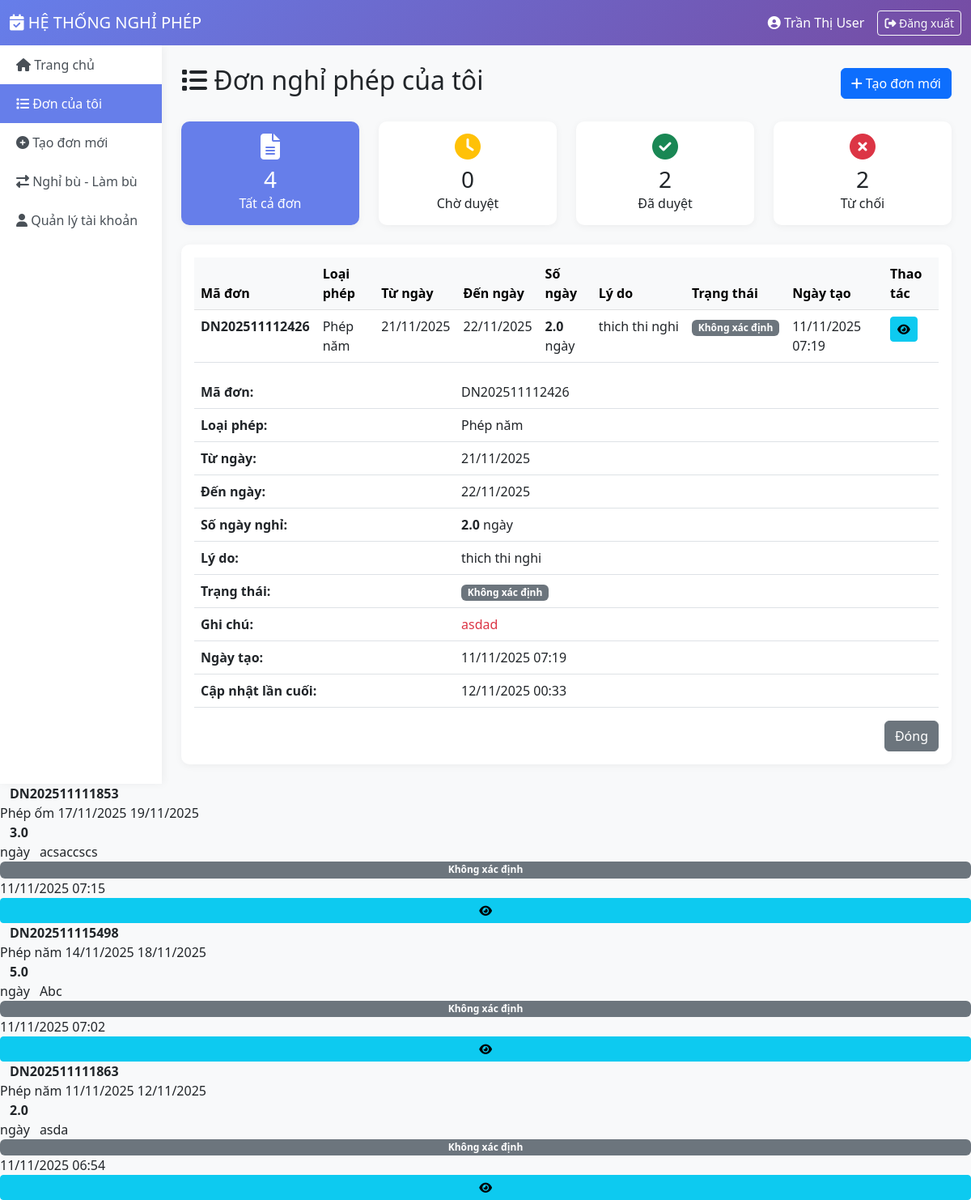
/views/user/my_leaves.php (signed in), run on the app's committed database.
### tables this page shows
CREATE TABLE `donnghiphep` (
  `MaDon` varchar(20) NOT NULL,
  `MaNguoiDung` varchar(50) NOT NULL,
  `NguoiTao` varchar(50) DEFAULT NULL,
  `LoaiPhep` varchar(50) NOT NULL,
  `LoaiDon` enum('Phep_thuong','Nghi_bu') DEFAULT 'Phep_thuong',
  `MaNghiBu` int(11) DEFAULT NULL,
  `NgayBatDauNghi` date NOT NULL,
  `NghiNuaNgayBatDau` enum('Khong','Sang','Chieu') DEFAULT 'Khong',
  `NgayKetThucNghi` date NOT NULL,
  `NghiNuaNgayKetThuc` enum('Khong','Sang','Chieu') DEFAULT 'Khong',
  `SoNgayNghi` decimal(5,1) NOT NULL,
  `LyDo` varchar(100) NOT NULL,
  `TrangThai` enum('WAITING','ACCEPT','DENY') DEFAULT 'WAITING',
  `GhiChuAdmin` varchar(100) DEFAULT NULL,
  `NgayTao` timestamp NOT NULL DEFAULT current_timestamp(),
  `NgayCapNhat` timestamp NOT NULL DEFAULT current_timestamp() ON UPDATE current_timestamp()
);

### views/user/my_leaves.php (the view, shortened to what the rows shown need)
<?php
require_once __DIR__ . '/../../includes/functions.php';
$pdo = getDBConnection();
$currentUser = getCurrentUser();
$page = isset($_GET['page']) ? (int)$_GET['page'] : 1;
$itemsPerPage = 10;
$whereClause = "WHERE MaNguoiDung = ?";
$params = [$currentUser['id']];
$stmt = $pdo->prepare("SELECT COUNT(*) FROM DonNghiPhep $whereClause");
$stmt->execute($params);
$totalItems = $stmt->fetchColumn();
$pagination = paginate($totalItems, $itemsPerPage, $page);
$stmt = $pdo->prepare("
    SELECT * FROM DonNghiPhep
    $whereClause
    ORDER BY NgayTao DESC
    LIMIT {$pagination['items_per_page']} OFFSET {$pagination['offset']}
");
$stmt->execute($params);
$leaves = $stmt->fetchAll();
?>
<!DOCTYPE html>
<html lang="vi">
<head>
    <link href="https://cdn.jsdelivr.net/npm/bootstrap@5.3.0/dist/css/bootstrap.min.css" rel="stylesheet">
    <link rel="stylesheet" href="https://cdnjs.cloudflare.com/ajax/libs/font-awesome/6.4.0/css/all.min.css">
</head>
<body>
    <div class="container-fluid">
        <div class="row">
            <div class="col-md-2 sidebar p-0">
            </div>
            <div class="col-md-10 p-4">
                <div class="d-flex justify-content-between align-items-center mb-4">
                    <h2><i class="fas fa-list"></i> Đơn nghỉ phép của tôi</h2>
                </div>
                <div class="card">
                    <div class="card-body">
                        <?php if (empty($leaves)): ?>
                            <div class="text-center py-5 text-muted">
                                <i class="fas fa-inbox fa-4x mb-3"></i>
                                <h5>Chưa có đơn nghỉ phép nào</h5>
                                <p>Nhấn nút "Tạo đơn mới" để tạo đơn nghỉ phép</p>
                            </div>
                        <?php else: ?>
                            <div class="table-responsive">
                                <table class="table table-hover">
                                    <thead class="table-light">
                                        <tr>
                                            <th>Mã đơn</th>
                                            <th>Loại phép</th>
                                            <th>Từ ngày</th>
                                            <th>Đến ngày</th>
                                            <th>Số ngày</th>
                                            <th>Lý do</th>
                                            <th>Trạng thái</th>
                                            <th>Ngày tạo</th>
                                            <th>Thao tác</th>
                                        </tr>
                                    </thead>
                                    <tbody>
                                        <?php foreach ($leaves as $leave): ?>
                                        <tr>
                                            <td>
                                                <strong><?= htmlspecialchars($leave['MaDon']) ?></strong>
                                            </td>
                                            <td><?= htmlspecialchars($leave['LoaiPhep']) ?></td>
                                            <td><?= formatDate($leave['NgayBatDauNghi']) ?></td>
                                            <td><?= formatDate($leave['NgayKetThucNghi']) ?></td>
                                            <td><strong><?= $leave['SoNgayNghi'] ?></strong> ngày</td>
                                            <td>
                                                <span class="text-truncate d-inline-block" style="max-width: 150px;"
                                                      title="<?= htmlspecialchars($leave['LyDo']) ?>">
                                                    <?= htmlspecialchars($leave['LyDo']) ?>
                                                </span>
                                            </td>
                                            <td><?= getStatusBadge($leave['TrangThai']) ?></td>
                                            <td><?= formatDateTime($leave['NgayTao']) ?></td>
                                            <td>
                                                <button type="button" class="btn btn-sm btn-info"
                                                        data-bs-toggle="modal"
                                                        data-bs-target="#viewModal<?= $leave['MaDon'] ?>">
                                                    <i class="fas fa-eye"></i>
                                                </button>
                                            </td>
                                        </tr>
                                        <div class="modal fade" id="viewModal<?= $leave['MaDon'] ?>" tabindex="-1">
                                            <div class="modal-dialog">
                                                <div class="modal-content">
                                                    <div class="modal-body">
                                                        <table class="table">
                                                            <tr>
                                                                <th width="35%">Mã đơn:</th>
                                                                <td><?= htmlspecialchars($leave['MaDon']) ?></td>
                                                            </tr>
                                                            <tr>
                                                                <th>Loại phép:</th>
                                                                <td><?= htmlspecialchars($leave['LoaiPhep']) ?></td>
                                                            </tr>
                                                            <tr>
                                                                <th>Từ ngày:</th>
                                                                <td><?= formatDate($leave['NgayBatDauNghi']) ?></td>
                                                            </tr>
                                                            <tr>
                                                                <th>Đến ngày:</th>
                                                                <td><?= formatDate($leave['NgayKetThucNghi']) ?></td>
                                                            </tr>
                                                            <tr>
                                                                <th>Số ngày nghỉ:</th>
                                                                <td><strong><?= $leave['SoNgayNghi'] ?></strong> ngày</td>
                                                            </tr>
                                                            <tr>
                                                                <th>Lý do:</th>
                                                                <td><?= nl2br(htmlspecialchars($leave['LyDo'])) ?></td>
                                                            </tr>
                                                            <tr>
                                                                <th>Trạng thái:</th>
                                                                <td><?= getStatusBadge($leave['TrangThai']) ?></td>
                                                            </tr>
                                                            <?php if (!empty($leave['GhiChuAdmin'])): ?>
                                                            <tr>
                                                                <th>Ghi chú:</th>
                                                                <td class="text-danger">
                                                                    <?= nl2br(htmlspecialchars($leave['GhiChuAdmin'])) ?>
                                                                </td>
                                                            </tr>
                                                            <?php endif; ?>
                                                            <tr>
                                                                <th>Ngày tạo:</th>
                                                                <td><?= formatDateTime($leave['NgayTao']) ?></td>
                                                            </tr>
                                                            <tr>
                                                                <th>Cập nhật lần cuối:</th>
                                                                <td><?= formatDateTime($leave['NgayCapNhat']) ?></td>
                                                            </tr>
                                                        </table>
                                                    </div>
                                                    <div class="modal-footer">
                                                        <button type="button" class="btn btn-secondary" data-bs-dismiss="modal">
                                                            Đóng
                                                        </button>
                                                    </div>
                                                </div>
                                            </div>
                                        </div>
                                        <?php endforeach; ?>
                                    </tbody>
                                </table>
                            </div>
                        <?php endif; ?>
                    </div>
                </div>
            </div>
        </div>
    </div>
</body>
</html>

### includes/functions.php (shortened to what the rows shown need)
<?php
function formatDate($date, $format = 'd/m/Y') {
    $timestamp = strtotime($date);
    return date($format, $timestamp);
}
function formatDateTime($datetime, $format = 'd/m/Y H:i') {
    $timestamp = strtotime($datetime);
    return date($format, $timestamp);
}
function getStatusBadge($status) {
    $badges = [
        'WAITING' => '<span class="badge bg-warning">Chờ duyệt</span>',
        'ACCEPT' => '<span class="badge bg-success">Đã duyệt</span>',
        'DENY' => '<span class="badge bg-danger">Từ chối</span>'
    ];
    return $badges[$status] ?? '<span class="badge bg-secondary">Không xác định</span>';
}
function paginate($totalItems, $itemsPerPage = 10, $currentPage = 1) {
    $totalPages = ceil($totalItems / $itemsPerPage);
    $currentPage = max(1, min($currentPage, $totalPages));
    $offset = ($currentPage - 1) * $itemsPerPage;
    return [
        'total_items' => $totalItems,
        'items_per_page' => $itemsPerPage,
        'total_pages' => $totalPages,
        'current_page' => $currentPage,
        'offset' => $offset,
        'has_previous' => $currentPage > 1,
        'has_next' => $currentPage < $totalPages
    ];
}
?>

### data on the page
donnghiphep: MaDon "DN202511112426", LoaiPhep "Phép năm", NgayBatDauNghi "21/11/2025", NgayKetThucNghi "22/11/2025", SoNgayNghi "2.0", LyDo "thich thi nghi", TrangThai "Không xác định Không xác định", NgayTao "11/11/2025 07:19", GhiChuAdmin "asdad", NgayCapNhat "12/11/2025 00:33"
donnghiphep: MaDon "DN202511111853", LoaiPhep "Phép ốm", NgayBatDauNghi "17/11/2025", NgayKetThucNghi "19/11/2025", SoNgayNghi "3.0", LyDo "acsaccscs", TrangThai "Không xác định", NgayTao "11/11/2025 07:15"
donnghiphep: MaDon "DN202511115498", LoaiPhep "Phép năm", NgayBatDauNghi "14/11/2025", NgayKetThucNghi "18/11/2025", SoNgayNghi "5.0", LyDo "Abc", TrangThai "Không xác định", NgayTao "11/11/2025 07:02"
donnghiphep: MaDon "DN202511111863", LoaiPhep "Phép năm", NgayBatDauNghi "11/11/2025", NgayKetThucNghi "12/11/2025", SoNgayNghi "2.0", LyDo "asda", TrangThai "Không xác định", NgayTao "11/11/2025 06:54"

### other printed values
$currentUser['fullname'] "Trần Thị User"
$stats['total'] "4"
$stats['waiting'] "0"
$stats['accepted'] "2"
$stats['denied'] "2"
